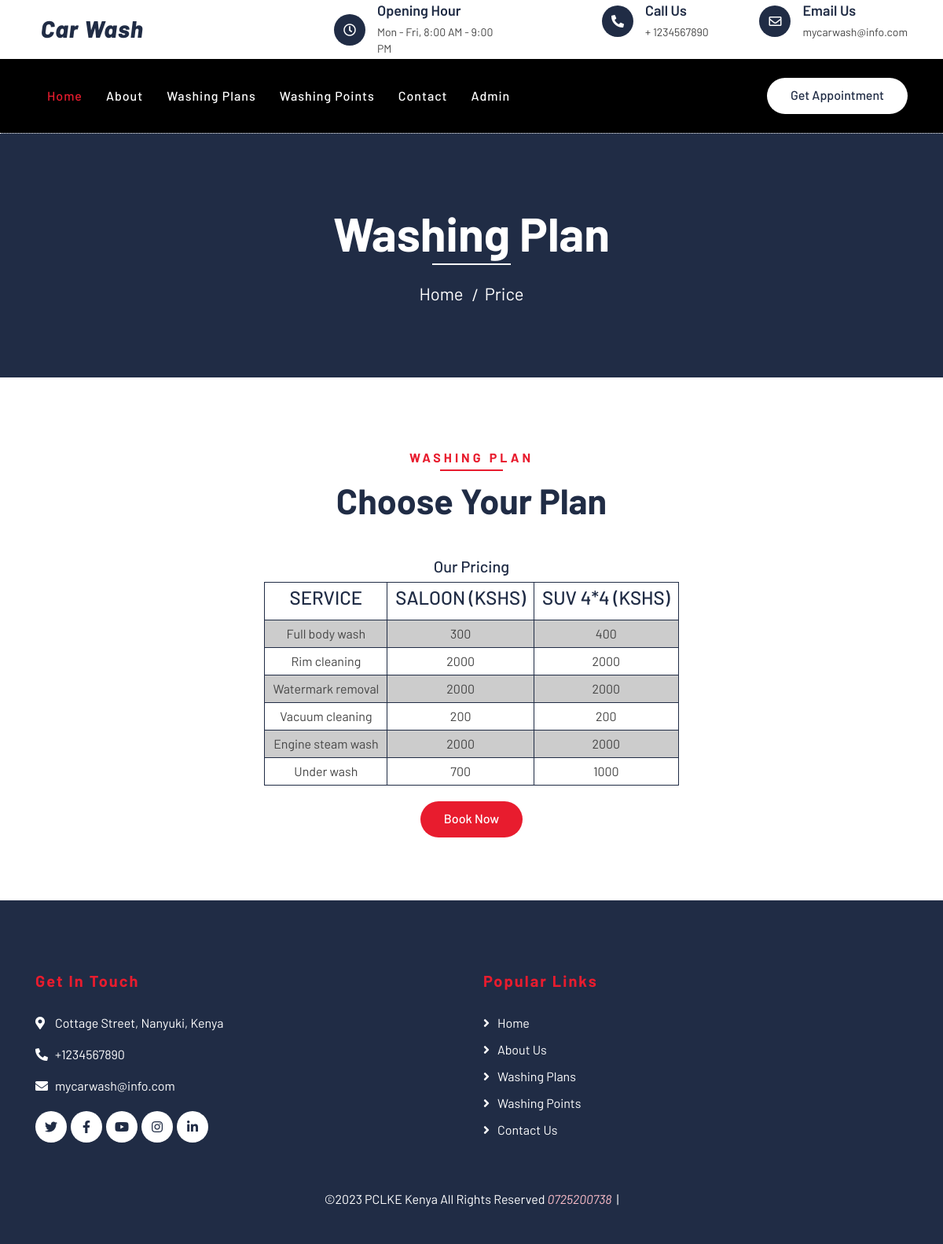
/washing-plans.php, run on the app's committed database.
### tables this page shows
CREATE TABLE IF NOT EXISTS `tblpages` (
  `id` int(11) NOT NULL,
  `type` varchar(255) DEFAULT '',
  `detail` longtext DEFAULT NULL,
  `openignHrs` varchar(255) DEFAULT NULL,
  `phoneNumber` bigint(20) DEFAULT NULL,
  `emailId` varchar(120) DEFAULT NULL
);

CREATE TABLE IF NOT EXISTS `tblwashservice` (
  `id` int(11) NOT NULL,
  `service` varchar(64) DEFAULT NULL,
  `saloon` float DEFAULT NULL,
  `suv` float DEFAULT NULL
);

### includes/functions.php (called while the page is built, shortened)
<?php
include_once("config.php");
function getTable(?string $table_name): array
{
    global $dbh;
    try {
        $stmt = $dbh->prepare("SELECT * FROM $table_name WHERE 1;");
        $stmt->execute();
    } catch (PDOException $ex) {
        return [["Error: " => $ex->getMessage()]];
    }
    return  $stmt->fetchAll(PDO::FETCH_ASSOC);
}

### washing-plans.php (the view, shortened to what this page needs)
<?php
include_once('includes/config.php');
include_once('includes/functions.php');
?>
<!DOCTYPE html>
<html lang="en">
<head>
    <link href="https://stackpath.bootstrapcdn.com/bootstrap/4.4.1/css/bootstrap.min.css" rel="stylesheet">
    <link href="https://cdnjs.cloudflare.com/ajax/libs/font-awesome/5.10.0/css/all.min.css" rel="stylesheet">
    <link href="lib/flaticon/font/flaticon.css" rel="stylesheet">
    <link href="lib/animate/animate.min.css" rel="stylesheet">
    <link href="lib/owlcarousel/assets/owl.carousel.min.css" rel="stylesheet">
    <link href="css/style.css" rel="stylesheet">
</head>
<body>
    <?php include_once('includes/header.php'); ?>
    <div class="page-header">
        <div class="container">
            <div class="row">
                <div class="col-12">
                    <h2>Washing Plan</h2>
                </div>
                <div class="col-12">
                    <a href="index.php">Home</a>
                    <a href="washing-plans.php">Price</a>
                </div>
            </div>
        </div>
    </div>
    <div class="price">
        <div class="container">
            <div class="section-header text-center">
                <p>Washing Plan</p>
                <h2>Choose Your Plan</h2>
            </div>
            <div class="container text-center">
                <h5>
                    Our Pricing
                </h5>
                <div class="justify-content-center d-flex">
                    <table id="my-table">
                        <?php
                        $wash_services = getTable("tblwashservice");
                        if (count($wash_services) > 0) { ?>
                            <th>
                                <h4>SERVICE</h4>
                            </th>
                            <th>
                                <h4>SALOON (KSHS)</h4>
                            </th>
                            <th>
                                <h4>SUV 4*4 (KSHS)</h4>
                            </th>
                            <?php foreach ($wash_services as $service) { ?>
                                <tr id=<?php $service; ?>>
                                    <?php
                                    foreach ($service as $key => $column) {
                                        if ($key === 'id') {
                                        } else {
                                            echo "<td>$column</td>";
                                        }
                                    }
                                    ?>
                                </tr>
                            <?php } ?>
                        <?php } ?>
                    </table>
                </div>
                <div class="container" style="padding:20px;">
                    <button type="button" class="btn btn-custom" id="bookNow" data-toggle="modal" data-target="#myModal">
                        Book Now
                    </button>
                </div>
            </div>
        </div>
    </div>
    <?php include_once('includes/footer.php'); ?>
</body>
</html>

### includes/header.php (shortened to what this page needs)
<div class="top-bar">
    <div class="container">
        <div class="row align-items-center">
            <div class="col-lg-4 col-md-12">
                <div class="logo">
                    <a href="index.php">
                        <h1 class="d-flex">
                            <span>
                                &nbsp;Car Wash
                            </span>
                        </h1>
                    </a>
                </div>
            </div>
            <?php
            $sql = "SELECT * from tblpages where type like 'contact'";
            $query = $dbh->prepare($sql);
            $query->execute();
            $results = $query->fetchAll(PDO::FETCH_OBJ);
            foreach ($results as $result) {
            ?>
                <div class="col-lg-8 col-md-7 d-none d-lg-block">
                    <div class="row">
                        <div class="col-4">
                            <div class="top-bar-item">
                                <div class="top-bar-icon">
                                    <i class="far fa-clock"></i>
                                </div>
                                <div class="top-bar-text">
                                    <h3>Opening Hour</h3>
                                    <p>
                                        <?php echo $result->openignHrs; ?>
                                    </p>
                                </div>
                            </div>
                        </div>
                        <div class="col-4">
                            <div class="top-bar-item">
                                <div class="top-bar-icon">
                                    <i class="fa fa-phone-alt"></i>
                                </div>
                                <div class="top-bar-text">
                                    <h3>Call Us</h3>
                                    <p>+
                                        <?php echo $result->phoneNumber; ?>
                                    </p>
                                </div>
                            </div>
                        </div>
                        <div class="col-4">
                            <div class="top-bar-item">
                                <div class="top-bar-icon">
                                    <i class="far fa-envelope"></i>
                                </div>
                                <div class="top-bar-text">
                                    <h3>Email Us</h3>
                                    <p>
                                        <?php echo $result->emailId; ?>
                                    </p>
                                </div>
                            </div>
                        </div>
                    </div>
                </div>
            <?php } ?>
        </div>
    </div>
</div>
<div class="nav-bar">
    <div class="container">
        <nav class="navbar navbar-expand-lg bg-dark navbar-dark">
            <div class="collapse navbar-collapse justify-content-between" id="navbarCollapse">
                <div class="navbar-nav mr-auto">
                    <a href="index.php" class="nav-item nav-link active">Home</a>
                    <a href="about.php" class="nav-item nav-link">About</a>
                    <a href="washing-plans.php" class="nav-item nav-link">Washing Plans</a>
                    <a href="location.php" class="nav-item nav-link">Washing Points</a>
                    <a href="contact.php" class="nav-item nav-link">Contact</a>
                    <a href="admin/admin.php" class="nav-item nav-link">Admin</a>
                </div>
                <div class="ml-auto">
                    <a class="btn btn-custom" href="contact.php">Get Appointment</a>
                </div>
            </div>
        </nav>
    </div>
</div>

### includes/footer.php (shortened to what this page needs)
<div class="footer">
    <div class="container">
        <div class="row">
            <div class="col-lg-6 col-md-6">
                <div class="footer-contact">
                    <h2>Get In Touch</h2>
                    <?php
                    $sql = "SELECT * from tblpages where type='contact'";
                    $query = $dbh->prepare($sql);
                    $query->execute();
                    $results = $query->fetchAll(PDO::FETCH_OBJ);
                    foreach ($results as $result) {
                    ?>
                        <p><i class="fa fa-map-marker-alt"></i><?php echo $result->detail; ?></p>
                        <p><i class="fa fa-phone-alt"></i>+<?php echo $result->phoneNumber; ?></p>
                        <p><i class="fa fa-envelope"></i><?php echo $result->emailId; ?></p>
                    <?php } ?>
                    <div class="footer-social">
                        <a class="btn" href=""><i class="fab fa-twitter"></i></a>
                        <a class="btn" href=""><i class="fab fa-facebook-f"></i></a>
                        <a class="btn" href=""><i class="fab fa-youtube"></i></a>
                        <a class="btn" href=""><i class="fab fa-instagram"></i></a>
                        <a class="btn" href=""><i class="fab fa-linkedin-in"></i></a>
                    </div>
                </div>
            </div>
            <div class="col-lg-5 col-md-6">
                <div class="footer-link">
                    <h2>Popular Links</h2>
                    <a href="index.php">Home</a>
                    <a href="about.php">About Us</a>
                    <a href="washing-plans.php">Washing Plans</a>
                    <a href="location.php">Washing Points</a>
                    <a href="contact.php">Contact Us</a>
                </div>
            </div>
        </div>
    </div>
    <div class="container copyright">
        <div class="copyrights">
            <p>&copy;<?php echo date('Y'); ?>
                <?php
                $q = "SELECT businessName FROM `businessInfo`;";
                $stmt = $dbh->query($q);
                echo "PCLKE Kenya All Rights Reserved <i style='color:pink;'>0725200738</i> &nbsp;| <a href='#'>{$stmt->fetch(PDO::FETCH_COLUMN)}</a>";
                ?>
            </p>
        </div>
    </div>
</div>

### data on the page
tblpages: openignHrs "Mon - Fri, 8:00 AM - 9:00 PM", phoneNumber "1234567890", emailId "mycarwash@info.com", detail "Cottage Street, Nanyuki, Kenya"
tblwashservice: service "Full body wash", saloon "300", suv "400"
tblwashservice: service "Rim cleaning", saloon "2000", suv "2000"
tblwashservice: service "Watermark removal", saloon "2000", suv "2000"
tblwashservice: service "Vacuum cleaning", saloon "200", suv "200"
tblwashservice: service "Engine steam wash", saloon "2000", suv "2000"
tblwashservice: service "Under wash", saloon "700", suv "1000"
